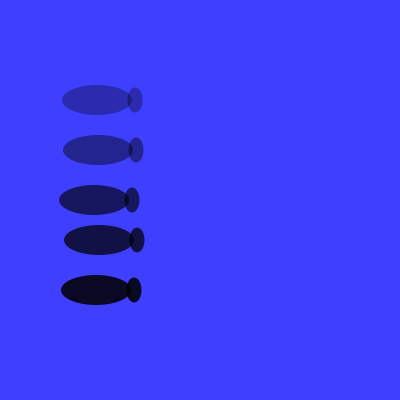
Frame 1 (no input)
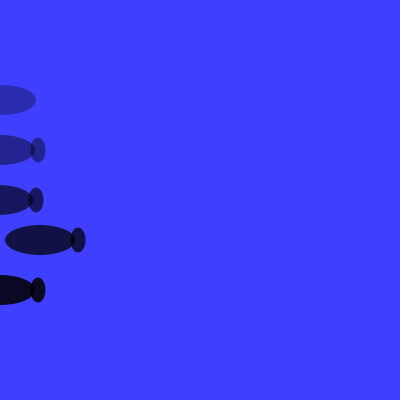
Frame 60 (the mouse pressed at the canvas centre just before this capture)
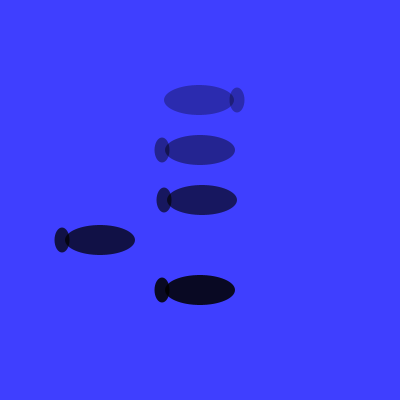
Frame 120 (the mouse held since frame 60 and released just before this capture)

The Processing sketch that drew these frames (run headless with seeded random() and noise(); from frame 60 on, the mouse is pressed at the canvas centre):

// Processing sketch: fishDancing
// ── fishDancing.pde
// 定数
final int[] fishToLeft  = new int[] {    // 魚の形状 (左向き)
  0, 0, 70, 30, // 胴体の相対位置(x,y)・横幅・縦幅
  38, 0, 15, 25                          // 尾びれの相対位置(x,y)・横幅・縦幅
};
final int[] fishToRight = new int[] {    // 魚の形状 (右向き)
  0, 0, 70, 30, 
  -38, 0, 15, 25
};
final int [] vx = new int[]{
  3, 2, 1 
};

final int bodyX = 0;
final int bodyY = 1;
final int bodyLength = 2;
final int bodyWidth =3;
final int finX = 4;
final int finY = 5;
final int finLength = 6;
final int finWidth = 7;
final int end1 = 365;
final int end2 = 35;
// 変数
int [] x =new int[] {100, 100, 100};                             // 魚の中心の x座標
int [] y = new int [3];        // 魚の中心の y座標
int[] fish;                        // 現在の魚の形状
int baitXY;

void setup() {
  size(400, 400);             // ウィンドウのサイズ
  noStroke();                 // 輪郭線を無効に
  background(63, 63, 255);    // 背景色

  // 変数の初期値
  baitXY =10;
  fish = fishToRight;         // 変数 fish は 変数 fishToRight と同じ配列を参照
}

void draw() {
  background(63, 63, 255);
  for (int i = 0; i < 2; i++) {
    if (x[0] + fish[bodyX] < mouseX) {
      fish = fishToRight;
      x[0] += vx[0];
    } else if (x[0] + fish[bodyX] > mouseX) {
      fish = fishToLeft;
      x[0] -= vx[0];
    } 
    y[0] = i * 100 +100;
    fill(0, 0, 0, (i+1)*80);
    ellipse(x[0] + fish[bodyX], y[0] + fish[bodyY], fish[bodyLength], fish[bodyWidth]);
    ellipse(x[0] + fish[finX], y[0] + fish[finY], fish[finLength], fish[finWidth]);
  }

  for (int i = 0; i < 2; i++) {
    if (x[1] + fish[bodyX] < mouseX) {
      fish = fishToRight;
      x[1] += vx[1];
    } else if (x[1] + fish[bodyX] > mouseX) {
      fish = fishToLeft;
      x[1] -= vx[1];
    } 
    y[1] = i * 140 +150;
    fill(0, 0, 0, (i+1)*110);    
    ellipse(x[1] + fish[bodyX], y[1] + fish[bodyY], fish[bodyLength], fish[bodyWidth]);
    ellipse(x[1] + fish[finX], y[1] + fish[finY], fish[finLength], fish[finWidth]);
  }

  if (x[2] + fish[bodyX] < mouseX) {
    fish = fishToRight;
    x[2] += vx[2];
  } else if (x[2] + fish[bodyX] > mouseX) {
    fish = fishToLeft;
    x[2] -= vx[2];
  } 
  y[2] =240;
  fill(0, 0, 0, 185);
  ellipse(x[2] + fish[bodyX], y[2] + fish[bodyY], fish[bodyLength], fish[bodyWidth]);
  ellipse(x[2] + fish[finX], y[2] + fish[finY], fish[finLength], fish[finWidth]);
}
